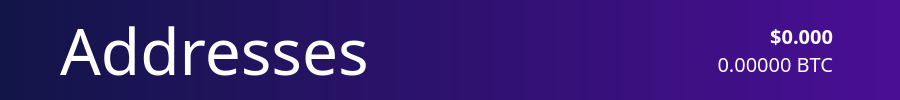
          <widget class="QFrame" name="NavBar">
           <property name="sizePolicy">
            <sizepolicy hsizetype="Preferred" vsizetype="Preferred">
             <horstretch>0</horstretch>
             <verstretch>0</verstretch>
            </sizepolicy>
           </property>
           <property name="minimumSize">
            <size>
             <width>900</width>
             <height>100</height>
            </size>
           </property>
           <property name="layoutDirection">
            <enum>Qt::LeftToRight</enum>
           </property>
           <property name="autoFillBackground">
            <bool>false</bool>
           </property>
           <property name="styleSheet">
            <string notr="true">background: QLinearGradient(x1: 0, y1: 0, x2: 1, y2: 0, stop: 0 #121548, stop: 1 #4a0e95);
border:0;
</string>
           </property>
           <property name="frameShape">
            <enum>QFrame::StyledPanel</enum>
           </property>
           <property name="frameShadow">
            <enum>QFrame::Raised</enum>
           </property>
           <layout class="QHBoxLayout" name="horizontalLayout_3">
            <property name="spacing">
             <number>0</number>
            </property>
            <property name="leftMargin">
             <number>60</number>
            </property>
            <property name="topMargin">
             <number>0</number>
            </property>
            <property name="rightMargin">
             <number>60</number>
            </property>
            <property name="bottomMargin">
             <number>0</number>
            </property>
            <item>
             <widget class="QLabel" name="label_2">
              <property name="sizePolicy">
               <sizepolicy hsizetype="Preferred" vsizetype="Preferred">
                <horstretch>0</horstretch>
                <verstretch>0</verstretch>
               </sizepolicy>
              </property>
              <property name="font">
               <font>
                <family>ZoinLight</family>
                <pointsize>48</pointsize>
               </font>
              </property>
              <property name="autoFillBackground">
               <bool>false</bool>
              </property>
              <property name="styleSheet">
               <string notr="true">color:white;
background-color: rgba(255, 255, 255,0);</string>
              </property>
              <property name="text">
               <string>Addresses</string>
              </property>
              <property name="indent">
               <number>0</number>
              </property>
             </widget>
            </item>
            <item>
             <layout class="QVBoxLayout" name="verticalLayout_5">
              <item>
               <widget class="QLabel" name="priceUSD">
                <property name="font">
                 <font>
                  <family>ZoinSemiBold</family>
                  <pointsize>15</pointsize>
                  <weight>75</weight>
                  <bold>true</bold>
                 </font>
                </property>
                <property name="styleSheet">
                 <string notr="true">background-color: rgb(0,0,0,0);
color: white;</string>
                </property>
                <property name="text">
                 <string>$0.000</string>
                </property>
                <property name="alignment">
                 <set>Qt::AlignBottom|Qt::AlignRight|Qt::AlignTrailing</set>
                </property>
               </widget>
              </item>
              <item>
               <widget class="QLabel" name="priceBTC">
                <property name="font">
                 <font>
                  <family>ZoinLight</family>
                  <pointsize>15</pointsize>
                 </font>
                </property>
                <property name="styleSheet">
                 <string notr="true">background-color: rgb(0,0,0,0);
color: white;</string>
                </property>
                <property name="text">
                 <string>0.00000 BTC</string>
                </property>
                <property name="alignment">
                 <set>Qt::AlignRight|Qt::AlignTop|Qt::AlignTrailing</set>
                </property>
               </widget>
              </item>
             </layout>
            </item>
            <item>
             <widget class="QLabel" name="label_5">
              <property name="sizePolicy">
               <sizepolicy hsizetype="Fixed" vsizetype="Fixed">
                <horstretch>0</horstretch>
                <verstretch>0</verstretch>
               </sizepolicy>
              </property>
              <property name="styleSheet">
               <string notr="true">background: rgb(0,0,0,0);</string>
              </property>
              <property name="text">
               <string/>
              </property>
              <property name="pixmap">
               <pixmap resource="../bitcoin.qrc">:/icons/Exports_45</pixmap>
              </property>
             </widget>
            </item>
           </layout>
          </widget>
